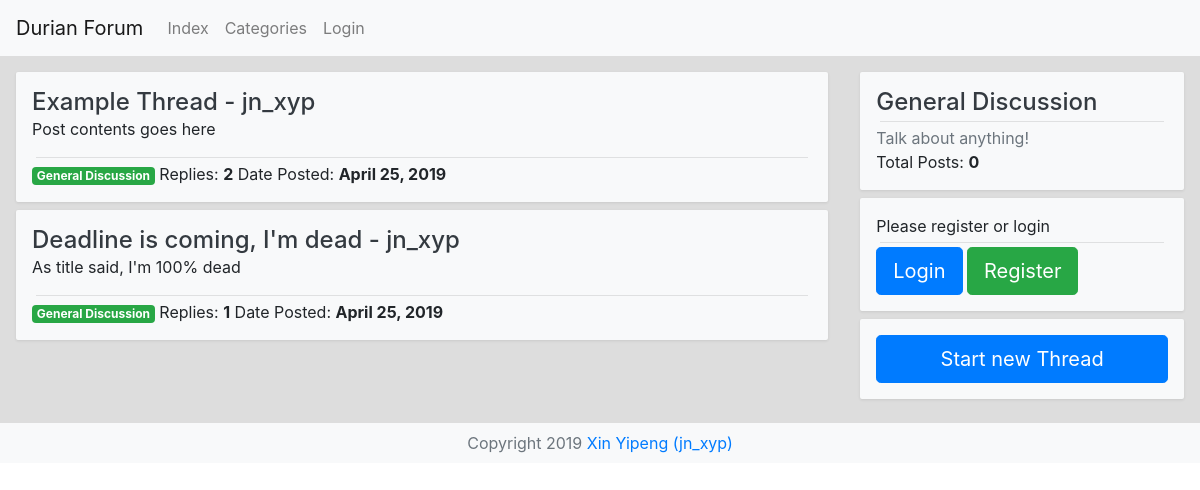
The page /e/xiny13/forum/category/1 on the database as committed earlier.
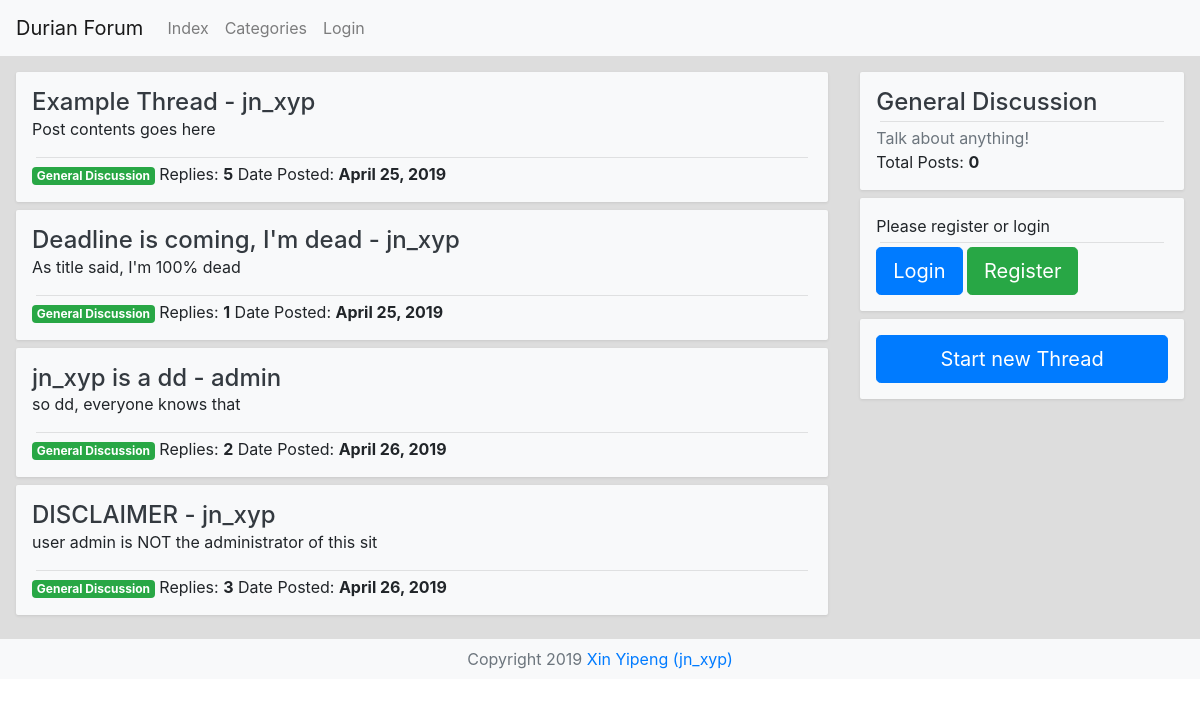
The same page on the database as committed later.
### forum/models.py (models this page shows, shortened)
class Thread(models.Model):
    author = models.ForeignKey(to=ForumUser, on_delete=models.CASCADE, related_name='threads',
                               related_query_name='thread', null=True)
    title = models.CharField('Thread Title', max_length=100)
    pub_date = models.DateTimeField('Date Published')
    category = models.ForeignKey(to=Category, on_delete=models.CASCADE, related_name='threads',
                                 related_query_name='thread', null=True)

class ForumUser(models.Model):
    user = models.OneToOneField(to=User, on_delete=models.CASCADE, null=True,
                                related_name='forum_user', related_query_name='forum_user')
    nick_name = models.CharField(max_length=30)

class Post(models.Model):
    author = models.ForeignKey(to=ForumUser, on_delete=models.CASCADE, related_name='posts',
                               related_query_name='post', null=True)
    contents = models.TextField('Post Contents')
    pub_date = models.DateTimeField('Date Published')
    parent_thread = models.ForeignKey(to='Thread', on_delete=models.CASCADE, related_name='posts',
                                      related_query_name='post')
    reply_target = models.ForeignKey(to='self', on_delete=models.SET_NULL, null=True, blank=True,
                                     related_name='replies', related_query_name='reply')

class Category(models.Model):
    name = models.CharField('Tag Name', max_length=100)
    description = models.TextField('Tag Description', blank=True)

### forum/views.py (the view)
# urls.py: path('category/<int:category_id>', views.category, name='category_detail'),
def category(request, category_id: int):
    category = Category.objects.get(pk=category_id)
    threads = category.threads.all()
    return render(request, 'forum/category_detail.html',
                  context={'category': category, 'object_list': threads,
                           'auth_config': ForumConfig.__dict__,
                           'title': '%s - Categories - %s' % (
                               category.name, ForumConfig.verbose_name)})

### forum/templates/forum/category_detail.html
{% extends "forum/header_and_footer.html" %}
{% block content %}
    <div class="forum-bg" style="display: flex; flex-direction: row; flex-wrap: wrap-reverse">
        <div id="left" class="p-3" style="flex-grow: 5; max-width: 80%">
            {% for thread in object_list %}
                <div class="forum-card p-3 mb-2 bg-light">
                    <div>
                        <a href="{% url 'forum:thread' thread.id %}"
                           class="h4 text-dark">{{ thread.title }}
                            - {{ thread.author.user.username }}</a>
                    </div>
                    <div>{{ thread.posts.first.contents|linebreaks|slice:50 }}</div>
                    <hr class="m-1">
                    <span class="badge badge-success">{{ thread.category.name }}</span>
                    <span>Replies: <b>{{ thread.posts.all|length }}</b></span>
                    <span>Date Posted: <b>{{ thread.pub_date|date }}</b></span>
                </div>
            {% empty %}
                <p class="h3">No threads yet.</p>
            {% endfor %}
        </div>
        <div id="right" class="p-3" style="flex-grow: 1">
            <div id="category-info" class="forum-card p-3 mb-2 bg-light">
                <div>
                    <span class="h4 text-dark">{{ category.name }}</span>
                </div>
                <hr class="m-1">
                <div class="text-secondary">{{ category.description }}</div>
                <div>Total Posts: <b>{{ category.posts.all|length }}</b></div>
            </div>
            <div id="user-info" class="forum-card p-3 mb-2 bg-light">
                {% if user.is_authenticated %}
                    {% if user.forum_user %}
                        <a href="{% url 'forum:user_info' user.id %}"
                           class="d-block"><span
                                class="h2 ">{{ user.forum_user.nick_name }}</span><span
                                class="float-right text-secondary">#{{ user.id }}</span></a>
                        <hr class="m-1">
                        <div style="display: flex; flex-direction: row" class="h5">
                            <div class="badge badge-success mr-2" style="flex-basis: 70px">
                                <span>Threads:</span>
                                <span>{{ user.forum_user.threads.all|length }}</span>
                            </div>
                            <div class="badge badge-success mr-2" style="flex-basis: 70px">
                                <span>Posts:</span>
                                <span>{{ user.forum_user.posts.all|length }}</span>
                            </div>
                        </div>
                    {% else %}
                        <div class="secondary-title">Please activate your forum account</div>
                        <hr class="m-1">
                        <a class="btn btn-danger btn-lg btn-block"
                           href="{% url 'forum:activate' %}?next={{ request.path }}"
                           role="button">Activate</a>
                    {% endif %}
                {% else %}
                    <div class="secondary-title">Please register or login</div>
                    <hr class="m-1">
                    <a class="btn btn-primary btn-lg"
                       href="{% url 'authorization:login' %}?next={{ request.path }}"
                       role="button">Login</a>
                    <a class="btn btn-success btn-lg"
                       href="{% url 'authorization:register' %}?next={{ request.path }}"
                       role="button">Register</a>
                {% endif %}
            </div>
            <div id="create-post" class="forum-card p-3 mb-2 bg-light">
                <a href="{% url 'forum:create_thread' %}?category_id={{ category.id }}"
                   class="btn btn-primary btn-lg btn-block">Start new Thread
                </a>
            </div>
        </div>
    </div>
{% endblock %}

Rows that differ between the two databases and show on the page:
computed for Thread "Example Thread": posts.all|length "2" → "5"
added Thread: title "jn_xyp is a dd", author.user.username "admin", posts.first.contents "so dd, everyone knows that", category.name "General Discussion", posts.all|length "2", pub_date "April 26, 2019"
added Thread: title "DISCLAIMER", author.user.username "jn_xyp", posts.first.contents "user admin is NOT the administrator of this sit", category.name "General Discussion", posts.all|length "3", pub_date "April 26, 2019"
